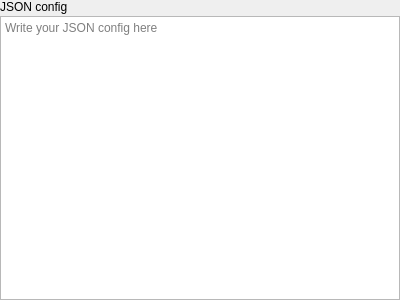
<?xml version="1.0" encoding="UTF-8"?>
<ui version="4.0">
 <class>DefaultSettingsWidget</class>
 <widget class="QWidget" name="DefaultSettingsWidget">
  <property name="geometry">
   <rect>
    <x>0</x>
    <y>0</y>
    <width>400</width>
    <height>300</height>
   </rect>
  </property>
  <property name="windowTitle">
   <string>Form</string>
  </property>
  <layout class="QVBoxLayout" name="verticalLayout" stretch="0,0">
   <property name="spacing">
    <number>2</number>
   </property>
   <property name="leftMargin">
    <number>0</number>
   </property>
   <property name="topMargin">
    <number>0</number>
   </property>
   <property name="rightMargin">
    <number>0</number>
   </property>
   <property name="bottomMargin">
    <number>0</number>
   </property>
   <item alignment="Qt::AlignmentFlag::AlignLeft|Qt::AlignmentFlag::AlignTop">
    <widget class="QLabel" name="jsonConfigLabel">
     <property name="text">
      <string>JSON config</string>
     </property>
    </widget>
   </item>
   <item>
    <widget class="QPlainTextEdit" name="jsonConfigTextEdit">
     <property name="sizeAdjustPolicy">
      <enum>QAbstractScrollArea::SizeAdjustPolicy::AdjustIgnored</enum>
     </property>
     <property name="placeholderText">
      <string>Write your JSON config here</string>
     </property>
    </widget>
   </item>
  </layout>
 </widget>
 <resources/>
 <connections/>
</ui>
